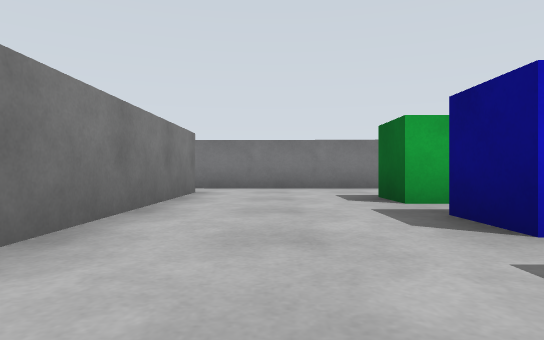
[1] (above)

13 first-person views from a walk through a robot-simulator world made for Gazebo. The camera is 0.19 m above the floor, looks level and sees 75° across. The floor is counted in squares, 0.5 m on a side. Each view is taken from the middle of a square. On the plan, view 1 faces up. The plan holds only what a view shows up to about 9 squares ahead; the rest is blank.

[2]
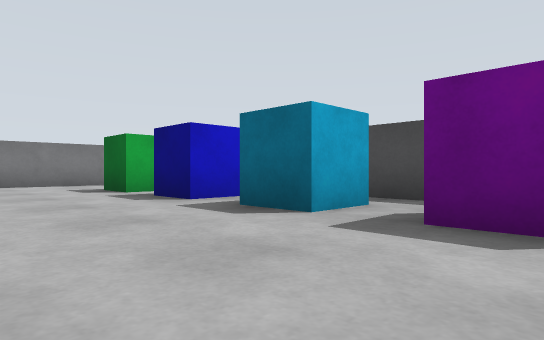

[3]
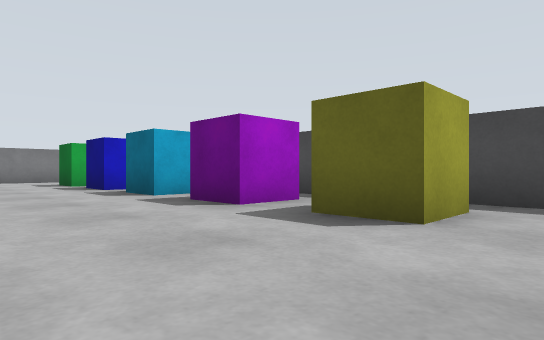

[4]
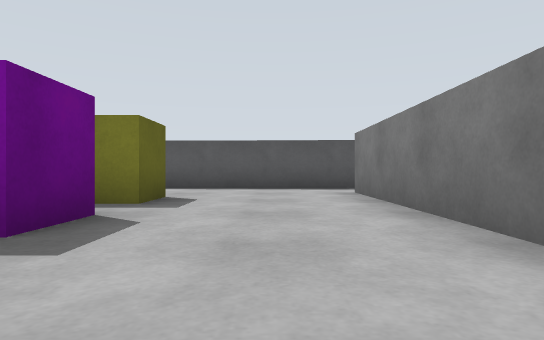

[5]
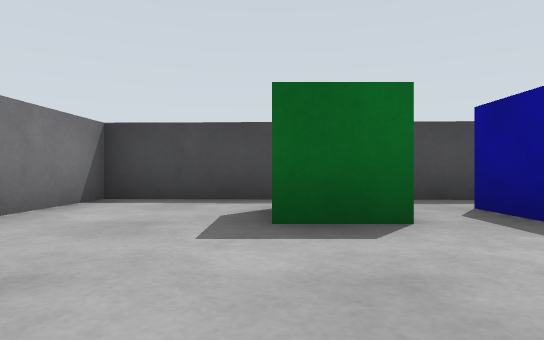

[6]
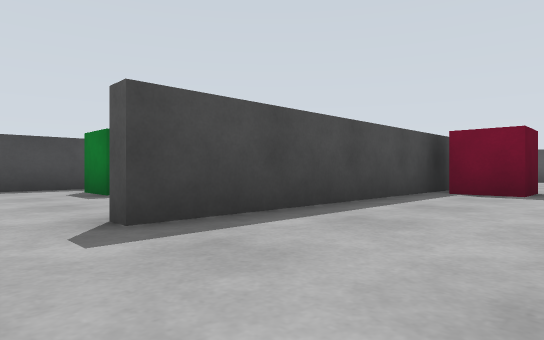

[7]
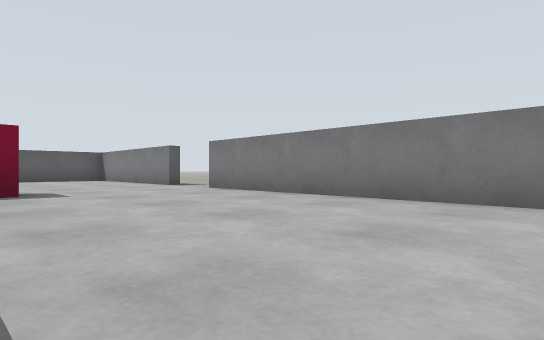

[8]
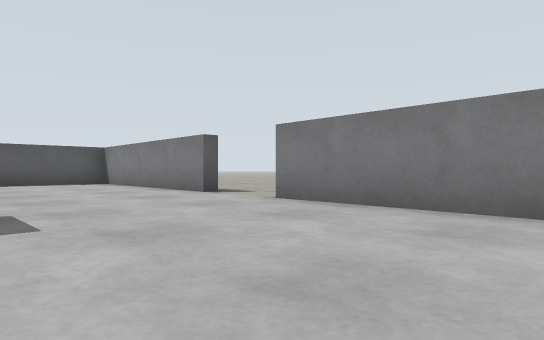

[9]
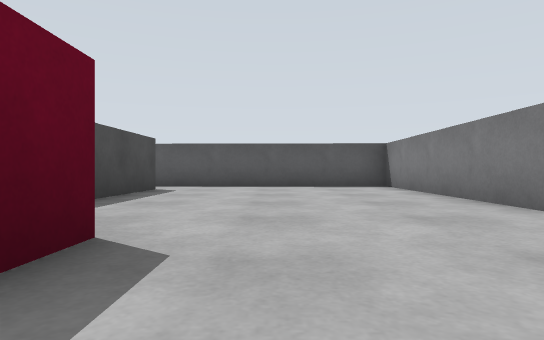

[10]
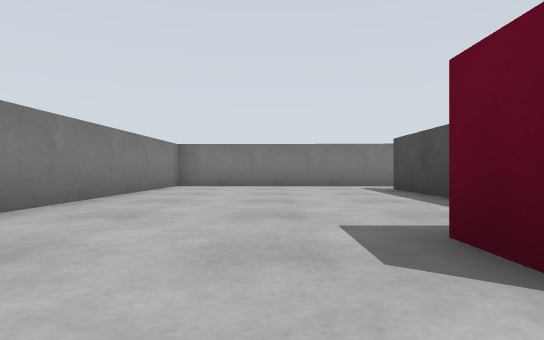

[11]
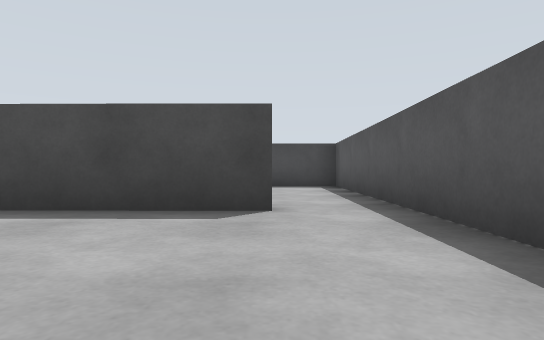

[12]
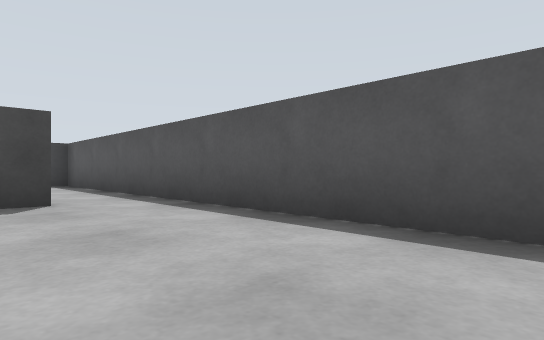

[13]
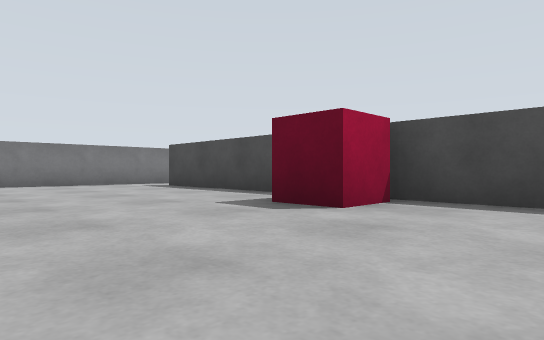

### Floor plan
Points are (right, up) in squares from view 1. A wall is a line through its corners. A room is listed if a view was taken in it or the views show most of it. See-through windows are left out.
Room 1 (views 1, 2, 3, 4, 5)
walls: (3.5, 2.4) (3.6, 7.2) (-1.5, 7.4); (-1.4, -0.7) (-1.4, -5.1); (3.4, -1.6) (3.5, 0.6); (-1.3, 6.1) (-1.3, 1.7); (-1.9, -6.3) (3.2, -6.5) (3.3, -3.7)
ways out: opening at (-2, 7) to room 2; gap at (-2, -5) to room 2
objects: yellow box (2, -4) to (2, -3); purple box (2, -2) to (2, -1); cyan box (2, 0) to (2, 1); blue box (2, 2) to (2, 3); green box (2, 4) to (2, 5)
Room 2 (views 6, 7, 8, 9, 10, 11, 12, 13)
walls: (-1.6, 1.6) (-1.6, 6.1); (-6.5, -1.1) (-6.6, -6.2) (-1.9, -6.3); (-1.7, -5.1) (-1.7, -0.4); (-1.5, 7.4) (-6.2, 7.5) (-6.5, 0.6)
ways out: opening at (-2, 7) to room 1; gap at (-2, -5) to room 1; opening at (-7, -0.5)
objects: red box (-3, 0) to (-2, 1)

Where each view was taken, in squares from view 1:
view 1: 0 up, 0 right, facing up
view 2: 2 down, 1 left, facing up-right
view 3: 5 down, 1 left, facing up-right
view 4: 1 up, 0 right, facing down
view 5: 5 up, 1 left, facing right
view 6: 7 up, 4 left, facing down-right
view 7: 7 up, 2 left, facing down-left
view 8: 4 up, 3 left, facing down-left
view 9: 2 up, 4 left, facing down
view 10: 1 down, 4 left, facing up
view 11: 5 down, 5 left, facing right
view 12: 4 down, 6 left, facing down-right
view 13: 2 down, 6 left, facing up-right
